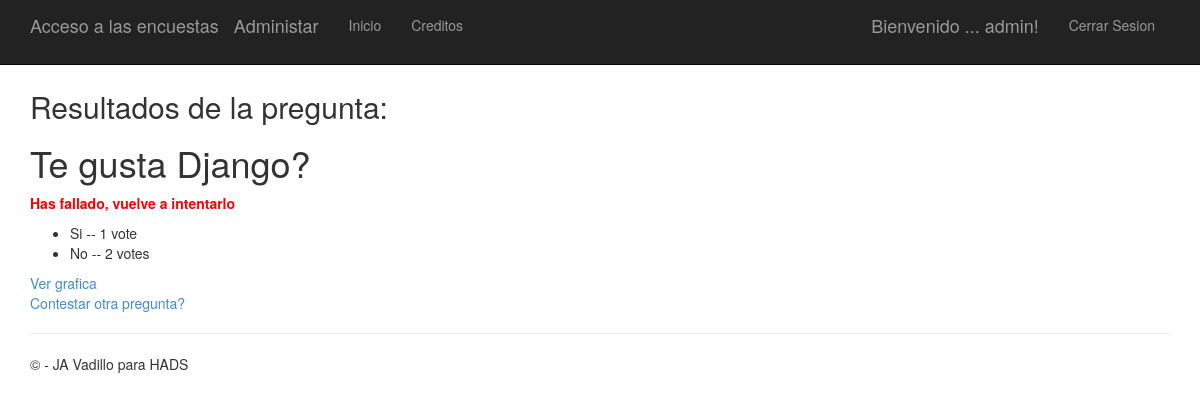
/1/1/results/ (signed in), run on the app's committed database.
### app/models.py (models this page shows)
class Question(models.Model):
    question_text = models.CharField(max_length=200)
    pub_date = models.DateTimeField('date published')
    tema = models.CharField(max_length=200)

class Choice(models.Model):
    question = models.ForeignKey(Question)
    choice_text = models.CharField(max_length=200)
    votes = models.IntegerField(default=0)
    Correcta=models.BooleanField()

### app/views.py (the view)
# urls.py: url(r'^(?P<question_id>\d+)/(?P<choice_id>\d+)/results/$', app.views.results, name='results'),
def results(request, question_id, choice_id):
    question = get_object_or_404(Question, pk=question_id)
    choice= get_object_or_404(Choice, pk=choice_id)
    correct=''
    wrong=''
    if(choice.Correcta==True):
        correct='Respuesta correcta, has acertado Crack!!!'
    else:
        wrong='Has fallado, vuelve a intentarlo'
    return render(request, 'polls/results.html', {'title':'Resultados de la pregunta:','question': question,'acertar':correct,'fallar':wrong})

### app/templates/polls/results.html (shortened to what this page needs)
﻿{% extends "app/layout.html" %}
{% block content %}
<h2>{{ title }}</h2>
<h1>{{ question.question_text }}</h1>
{% if fallar %}<p><strong style="color:red;"><b>{{ fallar }}</b></strong></p>{% endif %}
<ul>
{% for choice in question.choice_set.all %}
    <li>{{ choice.choice_text }} -- {{ choice.votes }} vote{{ choice.votes|pluralize }}</li>
{% endfor %}
</ul>
<a href="{% url 'chart' question.id %}"> Ver grafica</a><br />
<a href="{% url 'index' %}">Contestar otra pregunta?</a>
{% endblock %}

### app/templates/app/loginpartial.html (shortened to what this page needs)
{% if user.is_authenticated %}
<form id="logoutForm" action="/logout" method="post" class="navbar-right">
    <ul class="nav navbar-nav navbar-right">
        <li><span class="navbar-brand">Bienvenido ... {{ user.username }}!</span></li>
        <li><a href="javascript:document.getElementById('logoutForm').submit()">Cerrar Sesion</a></li>
    </ul>
</form>
{% else %}
<ul class="nav navbar-nav navbar-right">
    <li><a href="{% url 'login' %}">Iniciar Sesion</a></li>
</ul>
{% endif %}

### app/static/app/content/site.css (style rules this page uses)
body { padding-top: 50px; padding-bottom: 20px; }

### data on the page
Question: question_text "Te gusta Django?"
Choice: choice_text "Si", votes "1"
Choice: choice_text "No", votes "2"

### other printed values
{{ user.username }} "admin"
{{ title }} "Resultados de la pregunta:"
{{ fallar }} "Has fallado, vuelve a intentarlo"
